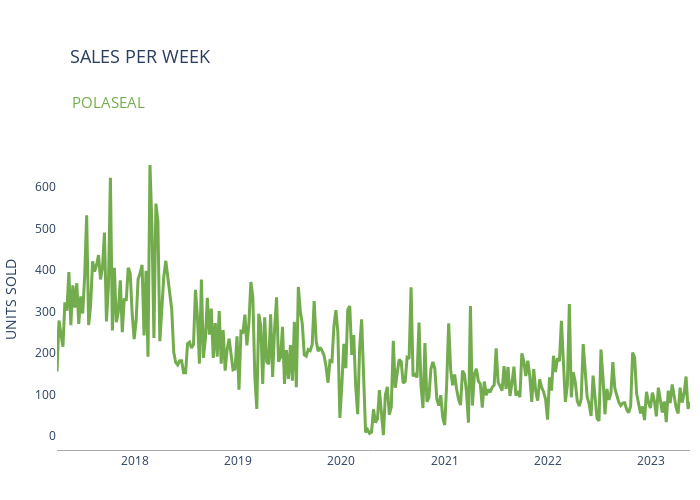

The notebook cell saved with this chart:
### Code cell
product = 'POLASEAL'
step = 'week'

df_product, df_dates = product_over_year(df_vendas, product, step)
plot_product_over_year(df_product, product, step)

### Figure 1 — Plotly figure (JSON) as saved in the notebook; plotly's stock layout.template omitted (floating-point values rounded to 4 significant figures; data arrays with more than 128 entries replaced by an {"elided": "..."} marker saying what was removed)
{"data": [{"line": {"color": "rgb(114, 172, 77)", "width": 3}, "mode": "lines", "type": "scatter", "x": {"elided": "320 str values"}, "y": {"elided": "320 int values"}}], "layout": {"annotations": [{"font": {"color": "rgb(114, 172, 77)", "size": 15}, "showarrow": false, "text": "POLASEAL", "x": 0.02, "xref": "paper", "y": 1.2, "yref": "paper"}], "height": 500, "margin": {"b": 50, "l": 10, "r": 10, "t": 150}, "plot_bgcolor": "rgba(0,0,0,0)", "title": {"font": {"size": 18}, "text": "SALES PER WEEK", "x": 0.1, "y": 0.9}, "width": 700, "xaxis": {"linecolor": "rgba(169, 169, 169, 1)", "linewidth": 1, "showline": true}, "yaxis": {"title": {"text": "UNITS SOLD"}}}}
